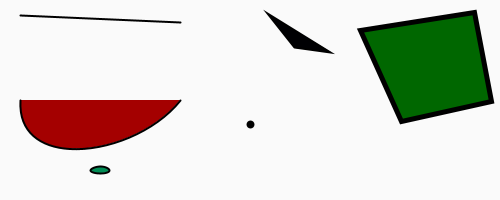
Frame 1 (no input)
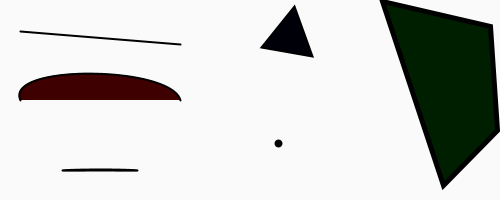
Frame 60 (the mouse pressed at the canvas centre just before this capture)
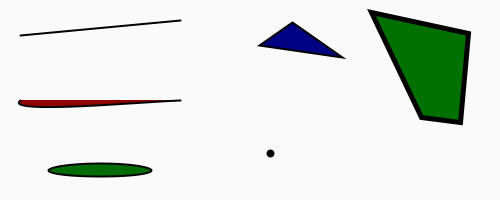
Frame 120 (the mouse held since frame 60 and released just before this capture)

The Processing sketch that drew these frames (run headless with seeded random() and noise(); from frame 60 on, the mouse is pressed at the canvas centre):

// Processing sketch: figuras
// ── figuras.pde
//EDUARDOCHARLONE
//2020
void setup() {
  size(500,200);
  frameRate(16);
  
}
void draw()
{background(250);
  stroke(0);
  strokeWeight(2);
  fill(random(0,255),0,0);
bezier(20,100,random(60),random(20,180),random(120,180),random(20,180),180,100);
line(20,random(50),180,random(50));
noFill();
fill(0,random(0,255),random(0,255));
ellipse(100,170,random(200),random(30));
fill(0,0,random(0,255));
triangle(random(250,300),random(0,30),random(300,350),random(50,70),random(200,300),random(40,60));
strokeWeight(8);
point(random(250,300),random(100,200));
strokeWeight(5);
fill(0,random(0,255),0);
quad(random(450,500),random(10,40),random(450,500),random(100,140),random(400,450),random(100,190),random(360,390),random(0,40));


}
